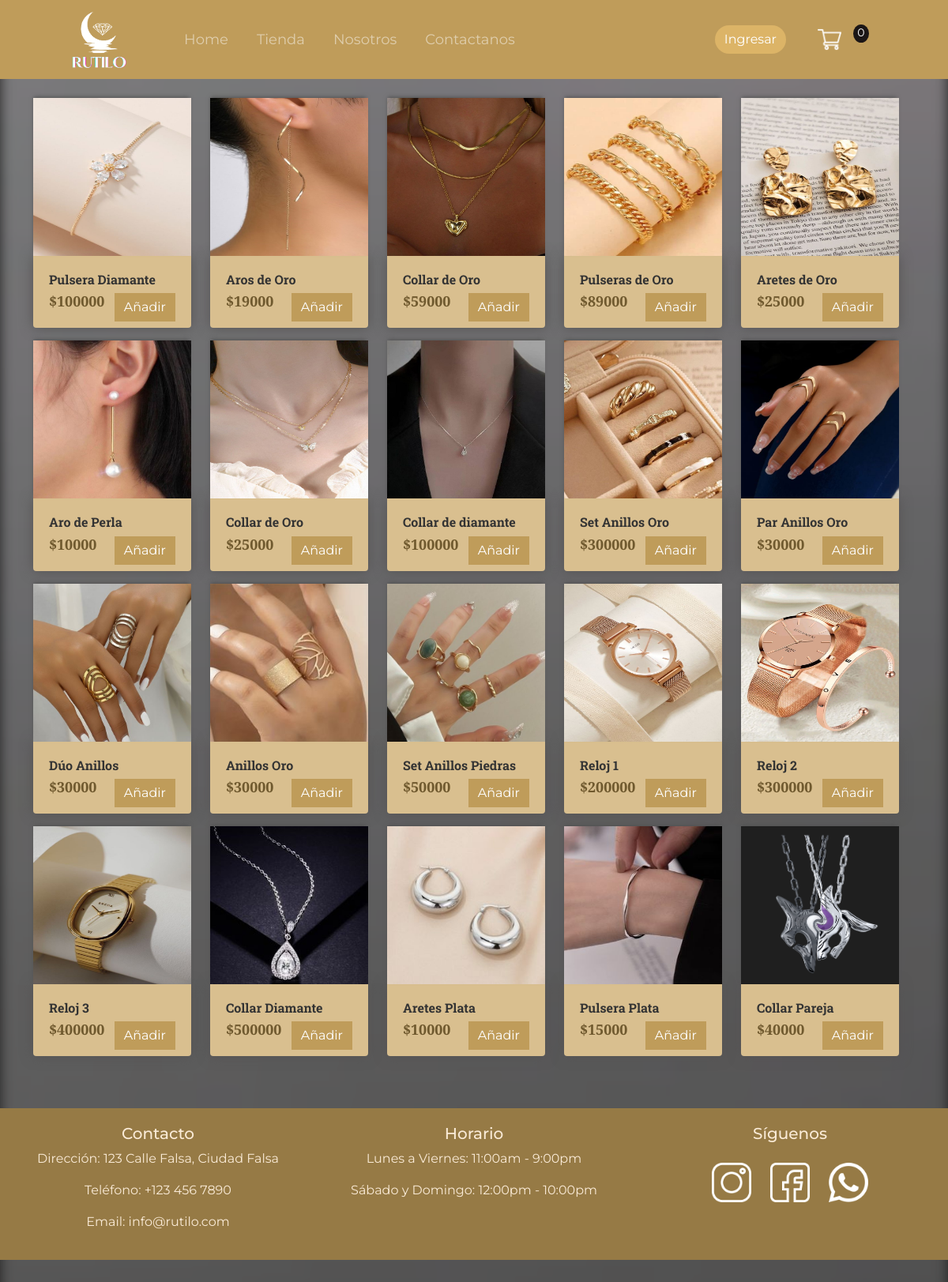
/store/, run on the app's committed database.
### store/models.py (models this page shows, shortened)
class Product(models.Model):
    name = models.CharField(max_length = 200, null = True)
    price = models.IntegerField ()
    digital = models.BooleanField(default = False, null=True, blank = False)
    image = models.ImageField(null=True, blank=True)
    @property
    def imageURL(self):
        try:
            url = self.image.url
        except:
            url = ''
        return url

### store/views.py (the view)
# urls.py: path('', include('store.urls'))
def store(request):
    data = cartData(request)
    cartItems = data['cartItems']
    products = Product.objects.all()
    context = {'products':products, 'cartItems': cartItems}
    return render(request, 'store/store.html', context)

### store/utils.py (called while the page is built, shortened)
def cookieCart(request):
    try:
        cart = json.loads(request.COOKIES['cart'])
    except:
        cart = {}
    print('cart:', cart)
    items = []
    order = {'get_cart_total':0, 'get_cart_items': 0, 'shipping': False}
    cartItems = order['get_cart_items']
    return {'cartItems': cartItems, 'order': order, 'items': items}

def cartData(request):
    if request.user.is_authenticated:
        customer = request.user.customer
        order, created = Order.objects.get_or_create(customer = customer, complete=False)
        items = order.orderitem_set.all()
        cartItems=order.get_cart_items
    else:
        cookieData = cookieCart(request)
        cartItems = cookieData['cartItems']
        order = cookieData['order']
        items = cookieData['items']
    return {'cartItems': cartItems, 'order': order, 'items': items}

### store/templates/store/store.html
{% extends 'store/main.html' %}
{% load static %}
{% block content %}
<div class="fondo">
<div class="row">
	{% for product in products %}
	<div class="col-md-3 efecto">
		<img class="thumbnail" src="{{product.imageURL}}">
		<div class="box-element product">
			<h6><strong>{{product.name}}</strong></h6>
			<button style="float: right;" data-product={{product.id}} data-action="add"
				class="btn btn-outline-secondary add-btn update-cart">Añadir</button>
			<h4 style="display: inline-block; float: left;"><strong>${{product.price|floatformat:-1}}</strong></h4>
			<br>
		</div>
	</div>
	{% endfor %}
</div></div>
{% endblock content %}

### store/templates/store/main.html (shortened to what this page needs)
<!DOCTYPE html>
{% load static %}
<html>
<head>
	<link rel="stylesheet" href="https://stackpath.bootstrapcdn.com/bootstrap/4.4.1/css/bootstrap.min.css"
>
	<link href="https://cdn.jsdelivr.net/npm/bootstrap@5.3.3/dist/css/bootstrap.min.css" rel="stylesheet"
>
	<link rel="stylesheet" type="text/css" href="{% static 'css/dise.css' %}">
</head>
<body>
	<nav class="navbar navbar-expand-lg navbar-dark bg-dark">
		<a href="{% url 'store' %}">
			<img src="{% static 'images/2_new.png' %}" alt="Logo" class="logo">
		</a>
		<div class="collapse navbar-collapse" id="navbarSupportedContent">
			<ul class="navbar-nav mr-auto">
				<li>
					<a class="nav-link" href="{% url 'home' %}">Home <span class="sr-only">(current)</span></a>
				</li>
				<li>
					<a class="nav-link" href="{% url 'store' %}">Tienda <span class="sr-only">(current)</span></a>
				</li>
				<li>
					<a class="nav-link" href="{% url 'nosotros' %}">Nosotros <span class="sr-only">(current)</span></a>
				</li>
				<li>
					<a class="nav-link" href="#contact-footer">Contactanos <span class="sr-only">(current)</span></a>
				</li>
			</ul>
			<div class="form-inline my-2 my-lg-0">
				<a href="{% url 'register' %}" class="btn btn-warning" id="ingresar">Ingresar</a>
				<a href="{% url 'cart' %}">
					<img id="cart-icon" src="{% static 'images/cart_new.png' %}">
				</a>
				<p id="cart-total">{{cartItems}}</p>
			</div>
		</div>
	</nav>
	<div class="container">
		<br>
		{% block content %}
		{% endblock content %}
	</div>
	<footer>
		<div class="footer-container" id="contact-footer">
			<div class="footer-column">
				<h3>Contacto</h3>
				<p>Dirección: 123 Calle Falsa, Ciudad Falsa</p>
				<p>Teléfono: +123 456 7890</p>
				<p>Email: info@rutilo.com</p>
			</div>
			<div class="footer-column">
				<h3>Horario</h3>
				<p>Lunes a Viernes: 11:00am - 9:00pm</p>
				<p>Sábado y Domingo: 12:00pm - 10:00pm</p>
			</div>
			<div class="footer-column">
				<div class="iconos">
					<h3>Síguenos</h3>
					<ul class="social-links">
						<li><a href="https://www.instagram.com/"><img id="insta" src="{% static 'images/ig_new.png' %}"
									alt="Instagram"></a></li>
						<li><a href="https://www.facebook.com/"><img id="face" src="{% static 'images/face_new.png' %}"
									alt="Facebook"></a></li>
						<li><a href="https://web.whatsapp.com/"><img id="what" src="{% static 'images/whats_new.png' %}"
									alt="WhatsApp"></a></li>
					</ul>
				</div>
			</div>
			</div>
			</footer>
</body>
</html>

### static/css/dise.css (style rules this page uses)
body { background-color: hsl(0, 0%, 13%); font-family: "Montserrat", sans-serif; }
h1, h2, h3, h4, h5, h6 { color: hsl(0, 0%, 20%); }
h3 { color: antiquewhite !important; }
.navbar-nav { font-size: 18px; margin-left: 50px; }
.navbar-nav a { margin-right: 20px; }
.box-element { box-shadow: hsl(0, 1%, 33%) 0 0 16px; background-color: #D9BF8F; border-radius: 4px; margin-bottom: 1rem; padding: 20px; width: 200px; }
.thumbnail { width: 200px; height: 200px; -webkit-box-shadow: -1px -3px 5px -2px rgb(80, 80, 80); -moz-box-shadow: -1px -3px 5px -2px rgb(80, 80, 80); box-shadow: -1px -3px 5px -2px rgb(80, 80, 80); }
h4 { font-size: 18px; color: #584219d1; font-family: "Playfair Display", serif; }
h6 { font-family: "Roboto Slab", serif; }
.efecto { transition: transform 0.3s, box-shadow 0.3s; width: fit-content; }
.product { border-radius: 0 0 4px 4px; }
.bg-dark { background-color: #bf9c5a !important; }
#cart-icon { width: 30px; display: inline-block; margin-left: 20px; margin-right: 15px; color: #D9BF8F; filter: grayscale(100%) brightness(0) invert(1); transition: filter 0.3s ease; }
#cart-total { display: block; text-align: center; color: #fff; background-color: rgb(27, 22, 22); width: 20px; height: 23px; border-radius: 50%; font-size: 14px; margin-right: 100px; }
#ingresar { background-color: #eabf6eac; border-radius: 20px; display: inline-block; border: none !important; color: white; margin-right: 20px; margin-left: 30px; }
.btn { background-color: #bf9c5a; border-radius: 0; display: inline-block; border: none; color: white; }
.logo { width: 90px; margin: 5px; margin-left: 80px; }
footer { background-color: #967a45 !important; color: antiquewhite; padding: 20px 0; text-align: center; margin-top: 50px; }
.footer-container { display: flex; justify-content: space-around; }
.footer-column { flex: 1; padding: 0 20px; }
.footer-column h3 { font-size: 20px; }
.social-links { list-style-type: none; padding: 0; margin-top: 25px; }
.social-links li { display: inline; margin: 0 10px; }
.social-links li a { color: #fff; text-decoration: none; }
#insta, #face, #what { width: 50px; margin-bottom: 10px; filter: grayscale(100%) brightness(0) invert(1); transition: filter 0.3s ease; }
.fondo::before { content: ''; position: absolute; top: 0; left: 0; width: 100%; height: 160%; background-image: linear-gradient( rgba(48, 46, 46, 0.24), rgba(0, 0, 0, 0.781)), url('../images/portada.png'); background-size: cover; background-position: center; background-repeat: no-repeat; filter: blur(8px); z-index: -1; }

### data on the page
Product: imageURL (picture), name "Pulsera Diamante", price "100000"
Product: imageURL (picture), name "Aros de Oro", price "19000"
Product: imageURL (picture), name "Collar de Oro", price "59000"
Product: imageURL (picture), name "Pulseras de Oro", price "89000"
Product: imageURL (picture), name "Aretes de Oro", price "25000"
Product: imageURL (picture), name "Aro de Perla", price "10000"
Product: imageURL (picture), name "Collar de Oro", price "25000"
Product: imageURL (picture), name "Collar de diamante", price "100000"
Product: imageURL (picture), name "Set Anillos Oro", price "300000"
Product: imageURL (picture), name "Par Anillos Oro", price "30000"
Product: imageURL (picture), name "Dúo Anillos", price "30000"
Product: imageURL (picture), name "Anillos Oro", price "30000"
Product: imageURL (picture), name "Set Anillos Piedras", price "50000"
Product: imageURL (picture), name "Reloj 1", price "200000"
Product: imageURL (picture), name "Reloj 2", price "300000"
Product: imageURL (picture), name "Reloj 3", price "400000"
Product: imageURL (picture), name "Collar Diamante", price "500000"
Product: imageURL (picture), name "Aretes Plata", price "10000"
Product: imageURL (picture), name "Pulsera Plata", price "15000"
Product: imageURL (picture), name "Collar Pareja", price "40000"

### other printed values
{{ cartItems }} "0"
